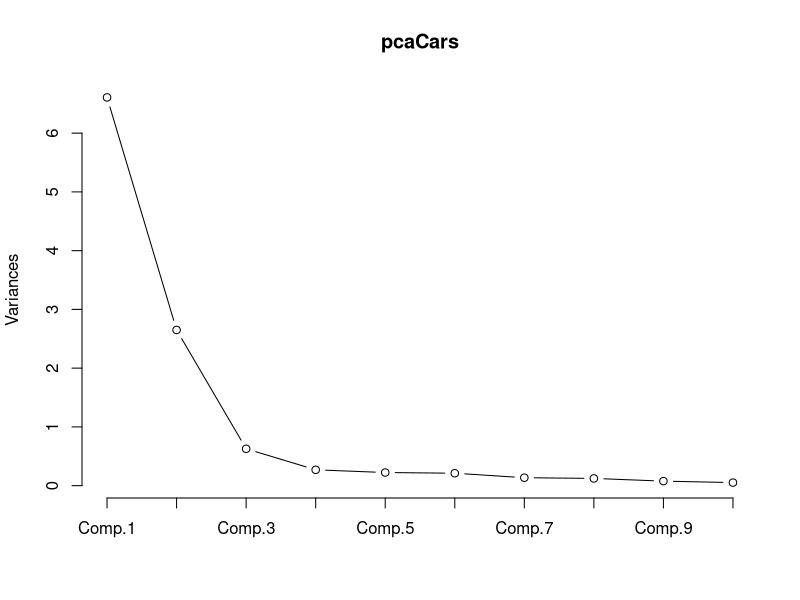
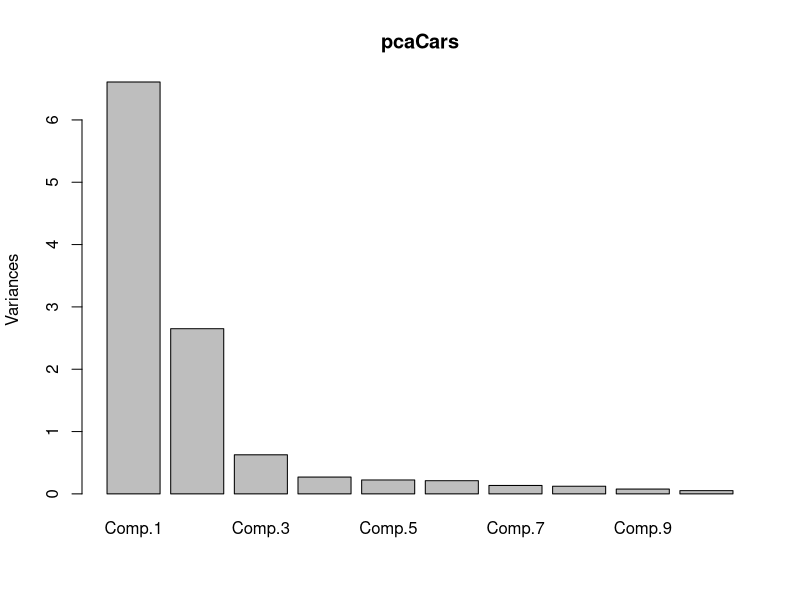

The R script that drew these images, in order:
# cor = TRUE indicates that PCA is performed on 
# standardized data (mean = 0, variance = 1)
pcaCars <- princomp(mtcars, cor = TRUE)

# view objects stored in pcaCars
names(pcaCars)

# proportion of variance explained
summary(pcaCars)

# scree plot
plot(pcaCars, type = "l")
plot(pcaCars)
